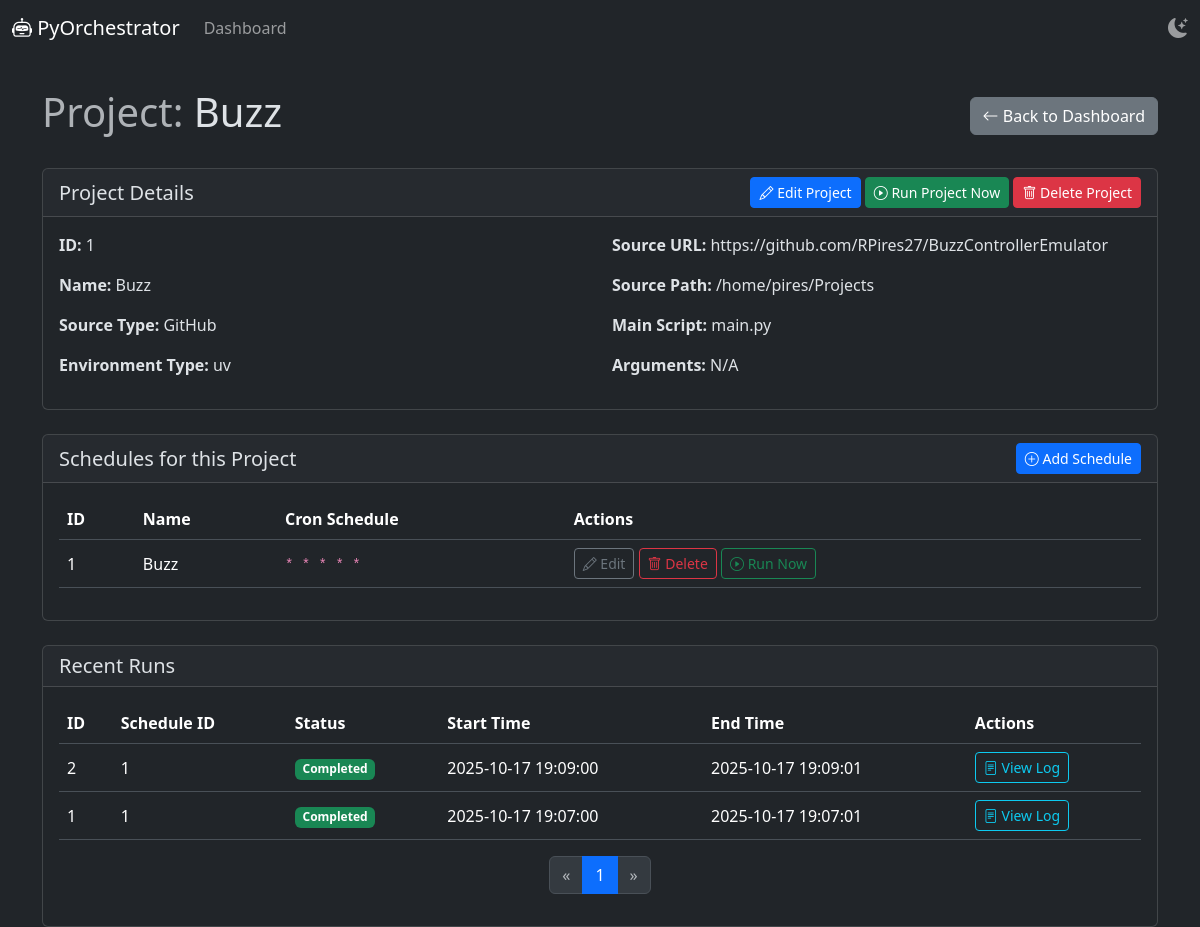
Before: /projects/1 with the older database file.
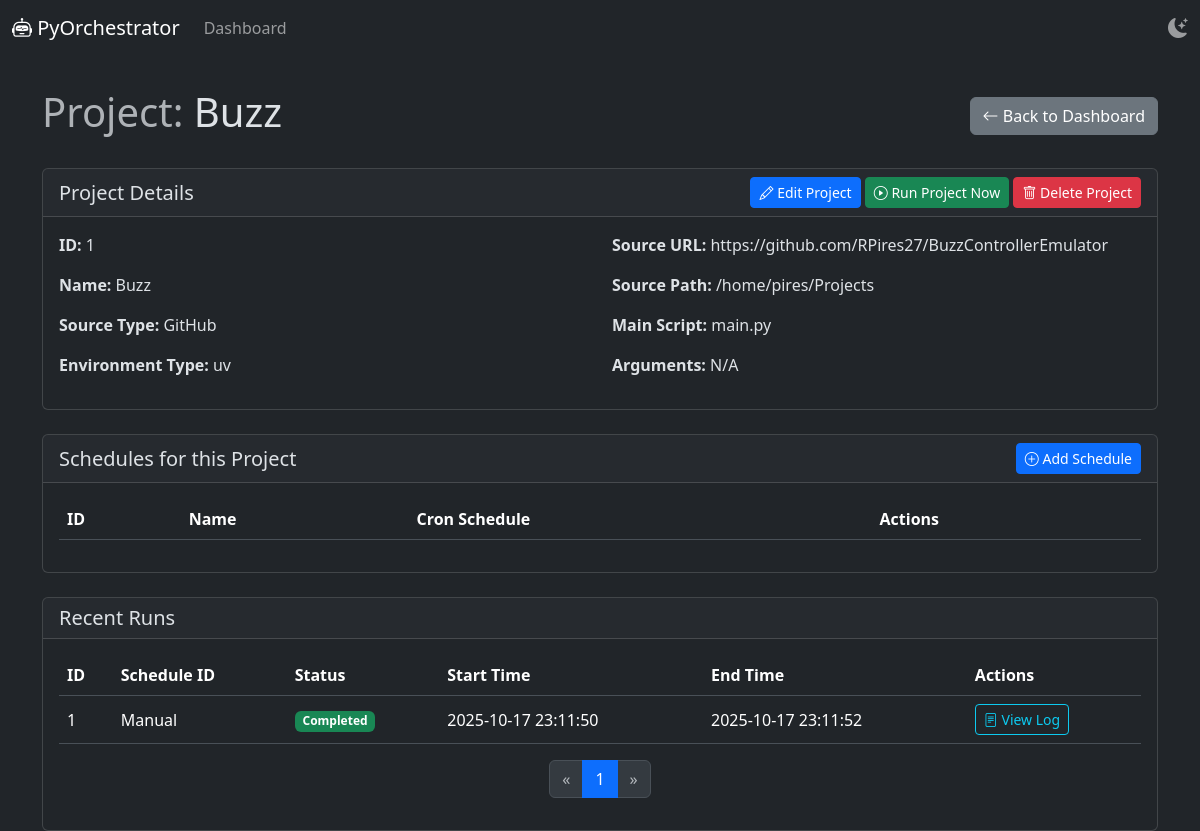
After: the same page with the newer database file.
### app/models/schedule.py (models this page shows)
class Schedule(Base):
    __tablename__ = "schedules"
    id = Column(Integer, primary_key=True, index=True)
    name = Column(String, index=True)
    project_id = Column(Integer, ForeignKey("projects.id"))
    cron_schedule = Column(String)
    project = relationship("Project", back_populates="schedules")
    runs = relationship("Run", back_populates="schedule", cascade="all, delete-orphan")

### app/models/run.py (models this page shows)
class Run(Base):
    __tablename__ = "runs"
    id = Column(Integer, primary_key=True, index=True)
    project_id = Column(Integer, ForeignKey("projects.id"))
    schedule_id = Column(Integer, ForeignKey("schedules.id"), nullable=True)
    start_time = Column(DateTime, default=datetime.now)
    end_time = Column(DateTime, nullable=True)
    status = Column(String, default="pending") # pending, running, completed, failed
    log_output = Column(String, nullable=True)
    project = relationship("Project", back_populates="runs")
    schedule = relationship("Schedule", back_populates="runs")

### app/main.py (the view)
@app.get("/projects/{project_id}", response_class=HTMLResponse)
async def project_detail(
    request: Request,
    project_id: int,
    db: Session = Depends(get_db),
    page: int = 1,
    page_size: int = 10 # Default page size
):
    project = crud_project.get_project(db, project_id=project_id)
    if project is None:
        logger.warning(f"Attempted to view details of non-existent project with ID: {project_id}")
        raise HTTPException(status_code=404, detail="Project not found")
    schedules_data = crud_schedule.get_schedules_by_project_id(db, project_id=project_id)
    total_runs = crud_run.get_runs_count_by_project_id(db, project_id=project_id)
    runs_data = crud_run.get_runs_by_project_id(db, project_id=project_id, page=page, page_size=page_size)
    total_pages = math.ceil(total_runs / page_size)
    logger.info(f"Project detail page accessed for project ID: {project_id}. Page: {page}/{total_pages}")
    return templates.TemplateResponse("project_detail.html", {
        "request": request,
        "project": project,
        "schedules": schedules_data,
        "runs": runs_data,
        "current_page": page,
        "total_pages": total_pages,
        "page_size": page_size
    })

### templates/project_detail.html (shortened to what the changed rows need)
{% extends "base.html" %}
{% block content %}
<div class="d-flex justify-content-between align-items-center mb-4">
    <h1><span class="text-muted">Project:</span> {{ project.name }}</h1>
</div>
<div class="card mb-4">
    <div class="card-header d-flex justify-content-between align-items-center">
        <h2 class="h5 mb-0">Project Details</h2>
    </div>
</div>
<div class="card mb-4">
    <div class="card-header d-flex justify-content-between align-items-center">
        <h2 class="h5 mb-0">Schedules for this Project</h2>
    </div>
    <div class="card-body">
        <table class="table table-hover align-middle">
            <thead>
                <tr>
                    <th>ID</th>
                    <th>Name</th>
                    <th>Cron Schedule</th>
                    <th>Actions</th>
                </tr>
            </thead>
            <tbody>
                {% for schedule in schedules %}
                <tr>
                    <td>{{ schedule.id }}</td>
                    <td>{{ schedule.name }}</td>
                    <td><code>{{ schedule.cron_schedule }}</code></td>
                    <td>
                        <a href="/schedules/{{ schedule.id }}/edit" class="btn btn-sm btn-outline-secondary"><i class="bi bi-pencil"></i> Edit</a>
                        <form action="/schedules/{{ schedule.id }}/delete" method="post" style="display:inline;" onsubmit="return confirm('Are you sure you want to delete this schedule?');">
                            <button type="submit" class="btn btn-sm btn-outline-danger"><i class="bi bi-trash"></i> Delete</button>
                        </form>
                        <form action="/schedules/{{ schedule.id }}/run" method="post" style="display:inline;">
                            <button type="submit" class="btn btn-sm btn-outline-success"><i class="bi bi-play-circle"></i> Run Now</button>
                        </form>
                    </td>
                </tr>
                {% endfor %}
            </tbody>
        </table>
    </div>
</div>
<div class="card">
    <div class="card-header">
        <h2 class="h5 mb-0">Recent Runs</h2>
    </div>
    <div class="card-body">
        <table class="table table-hover align-middle">
            <thead>
                <tr>
                    <th>ID</th>
                    <th>Schedule ID</th>
                    <th>Status</th>
                    <th>Start Time</th>
                    <th>End Time</th>
                    <th>Actions</th>
                </tr>
            </thead>
            <tbody>
                {% for run in runs %}
                <tr>
                    <td>{{ run.id }}</td>
                    <td>{{ run.schedule_id if run.schedule_id else 'Manual' }}</td>
                    <td>
                        {% if run.status == 'completed' %}
                        <span class="badge bg-success">Completed</span>
                        {% elif run.status == 'failed' %}
                        <span class="badge bg-danger">Failed</span>
                        {% elif run.status == 'running' %}
                        <span class="badge bg-primary">Running</span>
                        {% else %}
                        <span class="badge bg-secondary">{{ run.status }}</span>
                        {% endif %}
                    </td>
                    <td>{{ run.start_time.strftime('%Y-%m-%d %H:%M:%S') }}</td>
                    <td>{{ run.end_time.strftime('%Y-%m-%d %H:%M:%S') if run.end_time else 'N/A' }}</td>
                    <td><a href="/runs/{{ run.id }}" class="btn btn-sm btn-outline-info"><i class="bi bi-file-text"></i> View Log</a></td>
                </tr>
                {% endfor %}
            </tbody>
        </table>
        <nav aria-label="Page navigation for runs">
            <ul class="pagination justify-content-center">
                {% for page_num in range(1, total_pages + 1) %}
                <li class="page-item {% if current_page == page_num %}active{% endif %}">
                    <a class="page-link" href="/projects/{{ project.id }}?page={{ page_num }}&page_size={{ page_size }}">{{ page_num }}</a>
                </li>
                {% endfor %}
            </ul>
        </nav>
    </div>
</div>
{% endblock %}

Changed rows visible on the page:
removed Schedule: id "1", name "Buzz", cron_schedule "* * * * *"
removed Run: id "2", schedule "1", status "Completed", start_time "2025-10-17 19:09:00", end_time "2025-10-17 19:09:01"
changed Run id 1: schedule "1" → "Manual"; start_time "2025-10-17 19:07:00" → "2025-10-17 23:11:50"; end_time "2025-10-17 19:07:01" → "2025-10-17 23:11:52"
